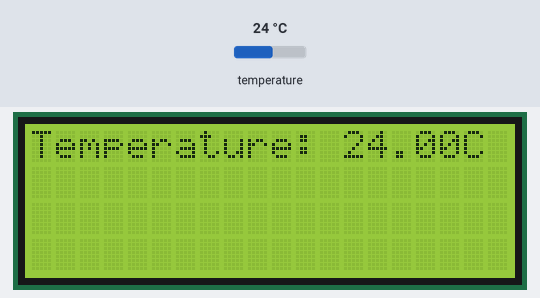
A sketch run on a simulated Arduino Uno, built with avr-gcc and run on an emulated ATmega328P. Shown: 20×4 character LCD. The inputs (shaded band) are chosen by the test bench; at power-on: temperature 24 °C. What the sketch prints to the serial monitor is not drawn.

Above: at 6.4 s.
6.5 s: temperature set to 12 °C
At 8.8 s:
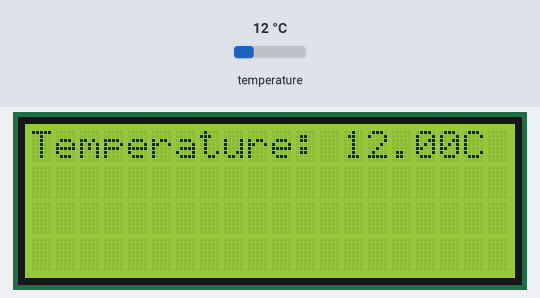
9.1 s: temperature set to 19 °C
11.2 s: temperature set to 28 °C
At 12.6 s:
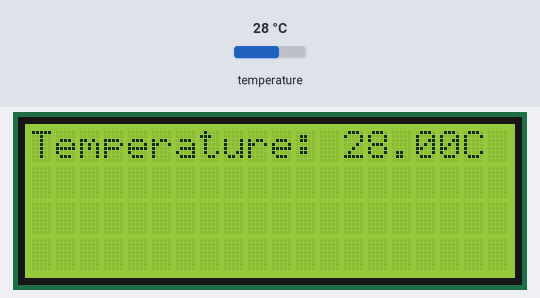
Timing chart, 0 to 14.2 s (numbered marks = the images above; inputs shaded):
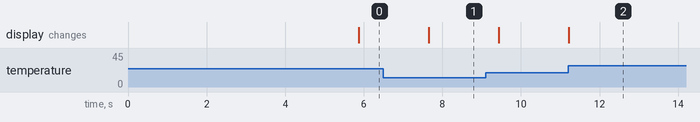

Measured:
- after the input at 6.5 s, the display: changes after 1.1 s (image 1)
- after the input at 11.2 s, the display: changes at once (image 2)

The sketch:

temp._code.ino
```cpp
/*
 The circuit:
 * LCD RS pin to digital pin 12
 * LCD Enable pin to digital pin 11
 * LCD D4 pin to digital pin 7
 * LCD D5 pin to digital pin 6
 * LCD D6 pin to digital pin 5
 * LCD D7 pin to digital pin 4
 * LCD R/W pin to ground
 * 10K resistor:
 * ends to +5V and ground
 * wiper to LCD VO pin (pin 3)
*/

#include <OneWire.h>
#include <DallasTemperature.h>
#include <LiquidCrystal.h>

#define ONE_WIRE_BUS 8
OneWire oneWire(ONE_WIRE_BUS);
DallasTemperature sensors(&oneWire);

LiquidCrystal lcd(12, 11, 7, 6, 5, 4);

void setup(void)
{
Serial.begin(9600);
Serial.println("Welcome to TEP !!!");
Serial.println("www.TheEngineeringProjects.com");
Serial.println();
sensors.begin();

lcd.begin(20, 4);
lcd.setCursor(5,0);
lcd.print("Welcome to:");
lcd.setCursor(1,2);
lcd.print("www.TheEngineering");
lcd.setCursor(4,3);
lcd.print("Projects.com");
delay(5000);
}

void loop(void)
{
sensors.requestTemperatures();
Serial.print("Temperature : ");
Serial.println(sensors.getTempCByIndex(0));
lcd.clear();
lcd.setCursor(0,0);
lcd.print("Temperature: ");
lcd.print(sensors.getTempCByIndex(0));
lcd.print("C");
delay(1000);
}
```
